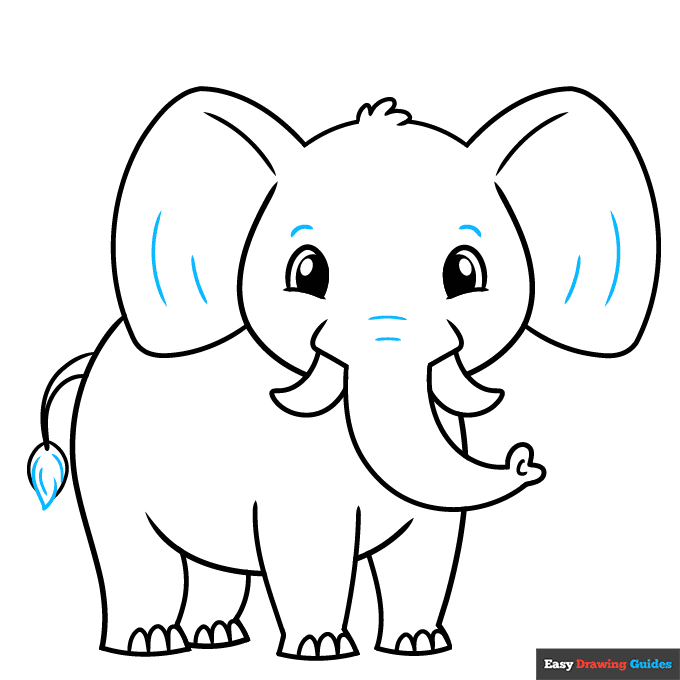
#> input picture backend/test-assets/character.png, 680 x 680 px, found by its file name
$ python extract_elephant.py
#> lines starting #> are read from the running program, lines starting #| are printed output that depends on the picture; after the words box and inside, x2 and y2 are one past the last pixel; in counts of white or black regions, pixels touching at a corner belong together
import cv2
import numpy as np

folder = "test-assets"
image = cv2.imread(f"{folder}/character.png")
#> image is the input picture: shape (680, 680, 3); mean B, G, R 237.6, 237.4, 236.7

if image is None:
    raise SystemExit("Could not read character.png")

height, width = image.shape[:2]
#> height = 680; width = 680

# Detect near-white paper.
white = cv2.inRange(image, (235, 235, 235), (255, 255, 255))
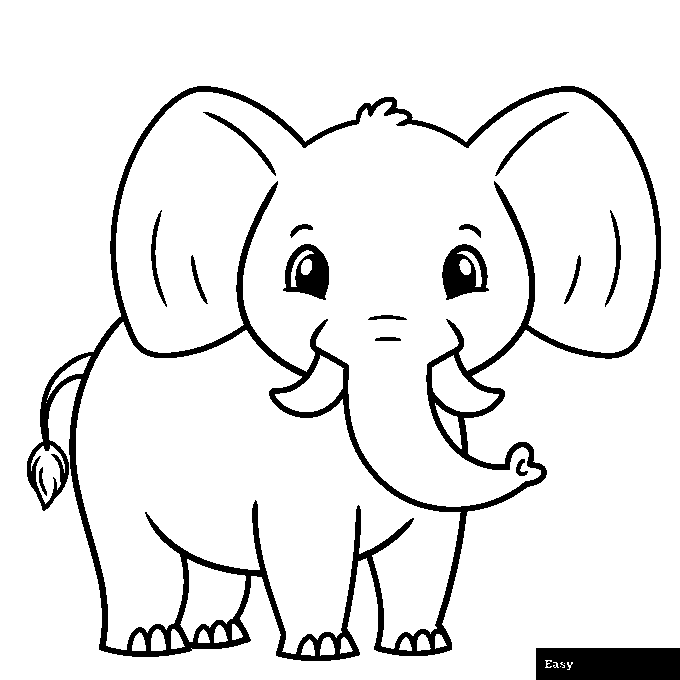
#> white: shape (680, 680); 91.5% white; 16 black regions, largest, box (x1, y1, x2, y2) and area: (27, 86, 661, 661) 28743, (536, 648, 680, 680) 4523, (442, 244, 489, 300) 1553

# Flood-fill white pixels connected to the outer border.
flood = white.copy()
mask = np.zeros((height + 2, width + 2), np.uint8)
cv2.floodFill(flood, mask, (0, 0), 128)
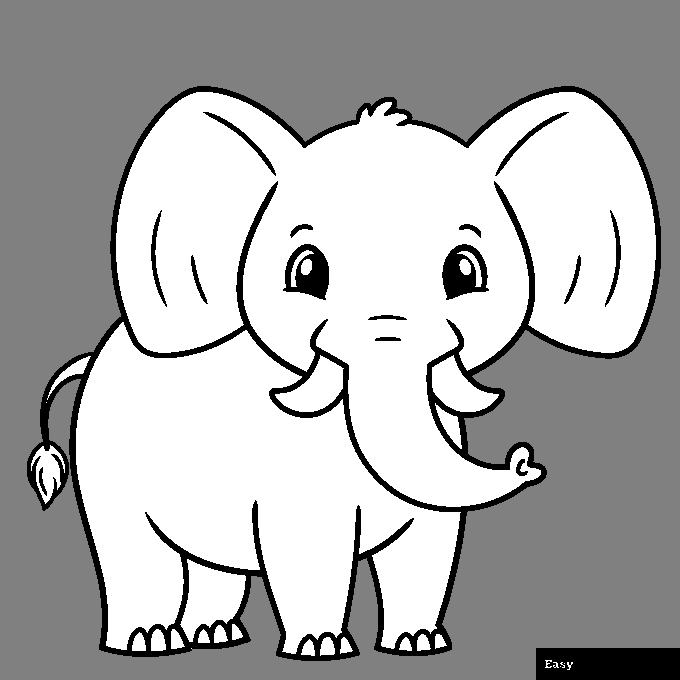
#> flood: shape (680, 680); min 0, max 255, mean 175.5

# Exterior background only; enclosed white character areas stay opaque.
background = flood == 128
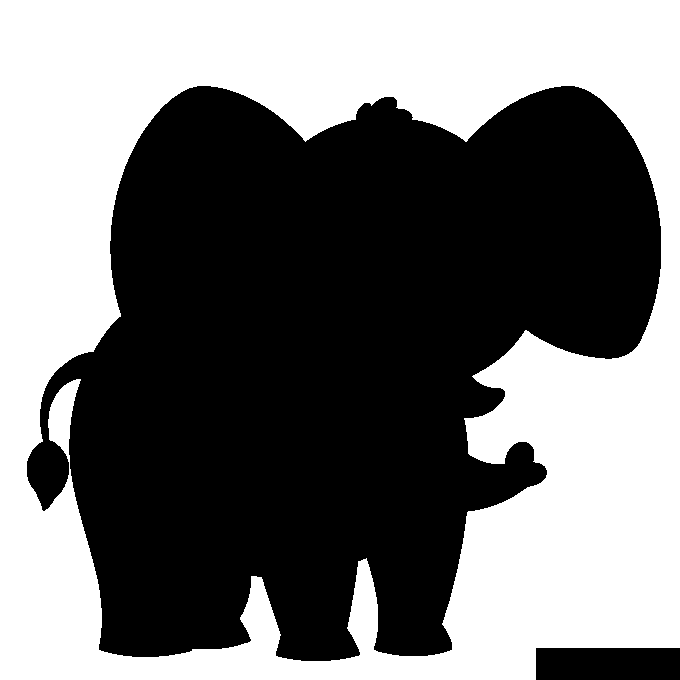
#> background: shape (680, 680) bool; 45.6% white; 1 white region, box (x1, y1, x2, y2) and area: (0, 0, 680, 680) 210804

# Slightly expand the background mask to reduce white fringes.
background_u8 = background.astype(np.uint8) * 255
background_u8 = cv2.dilate(
    background_u8,
    np.ones((3, 3), np.uint8),
    iterations=1,
)
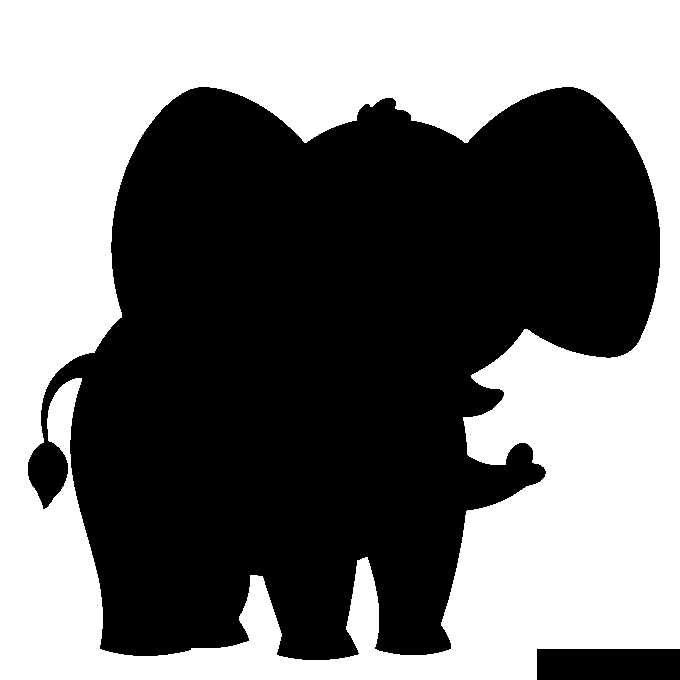
#> background_u8: shape (680, 680); 46.4% white; 1 white region, box (x1, y1, x2, y2) and area: (0, 0, 680, 680) 214748

alpha = np.where(background_u8 > 0, 0, 255).astype(np.uint8)

rgba = cv2.cvtColor(image, cv2.COLOR_BGR2BGRA)
rgba[:, :, 3] = alpha

output = f"{folder}/elephant-cutout.png"
cv2.imwrite(output, rgba)

# Preview: composite the cutout over purple.
purple = np.zeros_like(image)
purple[:] = (100, 45, 65)  # BGR
a = alpha.astype(np.float32)[:, :, None] / 255.0
preview = (image * a + purple * (1 - a)).astype(np.uint8)
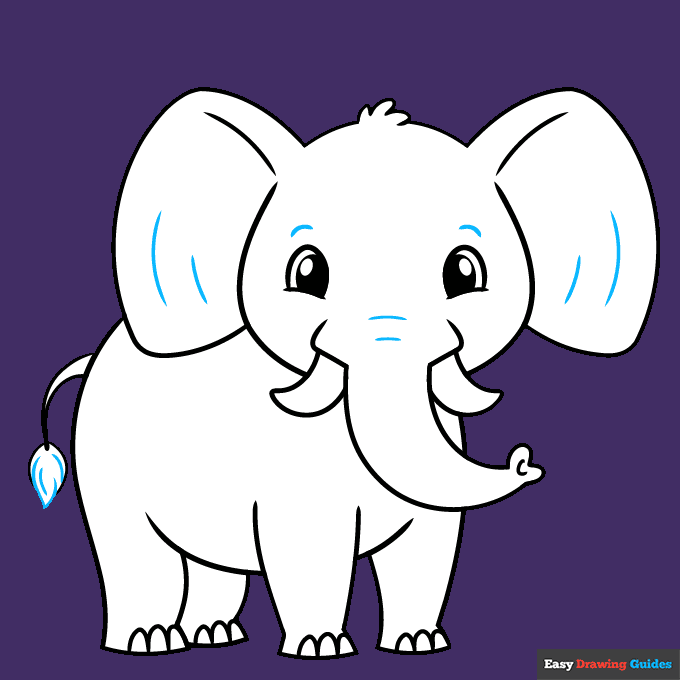
#> preview: shape (680, 680, 3); mean B, G, R 167.1, 141.3, 149.9
cv2.imwrite(f"{folder}/elephant-preview.jpg", preview)

print("Saved cutout:", output)
print("Saved preview:", f"{folder}/elephant-preview.jpg")
print("Transparent pixels:", round(100 * np.mean(alpha == 0), 1), "%")
#| Transparent pixels: 46.4 %
print("Opaque pixels:", round(100 * np.mean(alpha == 255), 1), "%")
#| Opaque pixels: 53.6 %

$ run again, with backend/test-assets/elephant-cutout-purple-test.png copied over backend/test-assets/character.png
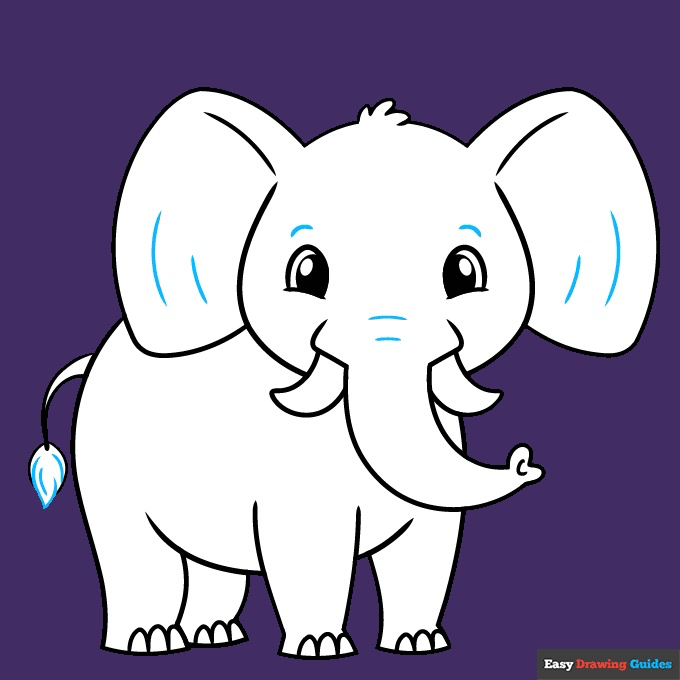
#> input picture backend/test-assets/elephant-cutout-purple-test.png, 680 x 680 px, found by its file name
#> image is the input picture: shape (680, 680, 3); mean B, G, R 167, 140.8, 150
#> `white = cv2.inRange(image, (235, 235, 235), (255, 255, 255))`:
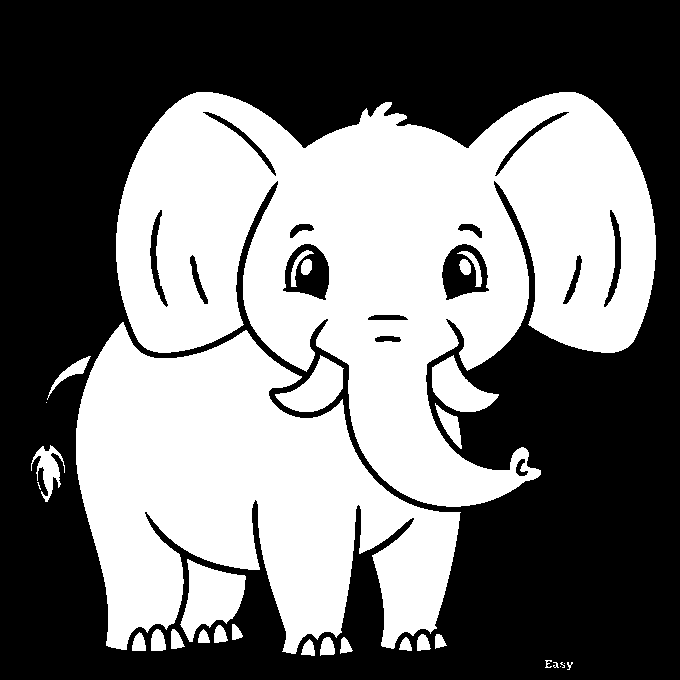
#> white: shape (680, 680); 45.8% white; 32 white regions (6 under 20 px), largest, box (x1, y1, x2, y2) and area: (116, 92, 656, 507) 126197, (76, 322, 461, 654) 73884, (180, 559, 246, 642) 3127
#> background: shape (680, 680) bool; 52.8% white; 28 black regions (6 under 20 px), largest, box (x1, y1, x2, y2) and area: (116, 92, 656, 507) 133286, (76, 322, 461, 654) 73884, (180, 559, 246, 642) 3127
#> alpha: shape (680, 680); 45.3% white; 21 white regions (1 under 20 px), largest, box (x1, y1, x2, y2) and area: (117, 93, 655, 506) 129695, (77, 324, 459, 653) 71255, (182, 561, 245, 641) 2816
#> `preview = (image * a + purple * (1 - a)).astype(np.uint8)`:
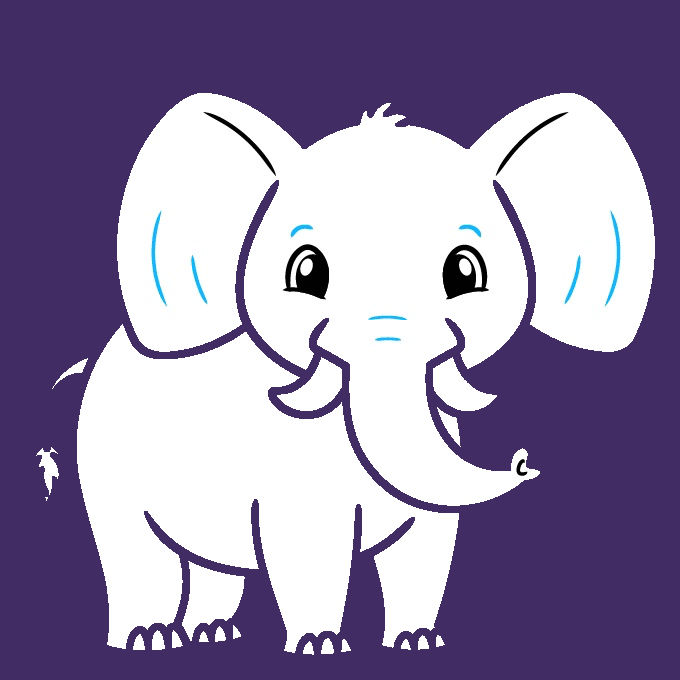
#> preview: shape (680, 680, 3); mean B, G, R 168.1, 137.9, 148.4
#| Transparent pixels: 54.7 %
#| Opaque pixels: 45.3 %
